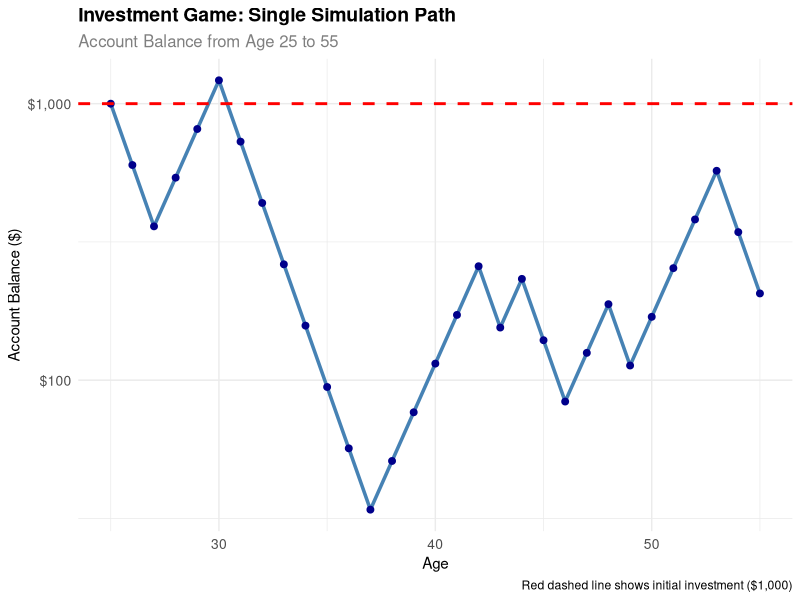

Reproduce this figure in R.
## ---- chunk 1
#| label: expected-value-analysis
#| fig-cap: Expected value calculation for the investment game
#| echo: true

# Load required libraries
suppressPackageStartupMessages(library(tidyverse))

# Game parameters
initial_balance <- 1000
heads_multiplier <- 1.5  # +50% gain
tails_multiplier <- 0.6  # -40% loss
probability_heads <- 0.5

# Calculate expected value after 1 coin flip
# E[W1] = P(Heads) * W0 * 1.5 + P(Tails) * W0 * 0.6
# E[W1] = 0.5 * 1000 * 1.5 + 0.5 * 1000 * 0.6
# E[W1] = 0.5 * 1500 + 0.5 * 600
# E[W1] = 750 + 300 = 1050

expected_value_after_one_flip <- probability_heads * initial_balance * heads_multiplier + 
                                 (1 - probability_heads) * initial_balance * tails_multiplier

# Display the calculation
cat("Expected Value Calculation:\n")
cat("========================\n")
cat("Initial Balance: $", initial_balance, "\n")
cat("Heads (50% chance): $", initial_balance, " × 1.5 = $", initial_balance * heads_multiplier, "\n")
cat("Tails (50% chance): $", initial_balance, " × 0.6 = $", initial_balance * tails_multiplier, "\n")
cat("\nExpected Value = 0.5 × $", initial_balance * heads_multiplier, " + 0.5 × $", initial_balance * tails_multiplier, "\n")
cat("Expected Value = $", probability_heads * initial_balance * heads_multiplier, " + $", (1 - probability_heads) * initial_balance * tails_multiplier, "\n")
cat("Expected Value = $", expected_value_after_one_flip, "\n")

# Verify with simulation
set.seed(123)
n_sims <- 10000

# Simulate 10,000 single coin flips
simulated_balances <- replicate(n_sims, {
  coin_flip <- rbinom(1, 1, probability_heads)
  if (coin_flip == 1) {
    initial_balance * heads_multiplier
  } else {
    initial_balance * tails_multiplier
  }
})

# Calculate mean of simulations
simulated_expected_value <- mean(simulated_balances)

cat("\nSimulation Verification:\n")
cat("=======================\n")
cat("Simulated Expected Value (10,000 trials): $", round(simulated_expected_value, 2), "\n")
cat("Theoretical Expected Value: $", expected_value_after_one_flip, "\n")
cat("Difference: $", round(abs(simulated_expected_value - expected_value_after_one_flip), 2), "\n")
## ---- chunk 2
#| label: expectation-analysis
#| fig-cap: Analysis of expected value vs initial investment
#| echo: true

# Analysis of the expected value
cat("Expectation vs. Reality Analysis:\n")
cat("================================\n")
cat("Initial Investment: $", initial_balance, "\n")
cat("Expected Value after 1 flip: $", expected_value_after_one_flip, "\n")
cat("Expected Gain/Loss: $", expected_value_after_one_flip - initial_balance, "\n")
cat("Expected Return: ", round((expected_value_after_one_flip - initial_balance) / initial_balance * 100, 1), "%\n")

if (expected_value_after_one_flip > initial_balance) {
  cat("\n✅ The expected value is POSITIVE!\n")
  cat("Based on this result, I expect my account to be worth MORE than $1,000.\n")
  cat("This suggests the game is favorable in the long run.\n")
} else {
  cat("\n❌ The expected value is NEGATIVE!\n")
  cat("Based on this result, I expect my account to be worth LESS than $1,000.\n")
  cat("This suggests the game is unfavorable in the long run.\n")
}

# However, let's think about this more carefully...
cat("\n🤔 But wait! Let's think about this more carefully...\n")
cat("The expected value calculation assumes we can play this game many times.\n")
cat("But in reality, we only get to play once per year until age 55.\n")
cat("This is a key insight about ergodicity economics!\n")
## ---- chunk 3
#| label: single-simulation
#| fig-cap: Single simulation of investment game showing account balance over time
#| echo: true

# Load required libraries
suppressPackageStartupMessages(library(tidyverse))
suppressPackageStartupMessages(library(ggplot2))

# Set seed for reproducibility
set.seed(456)

# Game parameters
initial_balance <- 1000
heads_multiplier <- 1.5  # +50% gain
tails_multiplier <- 0.6  # -40% loss
probability_heads <- 0.5
years_to_simulate <- 30  # Simulate from age 25 to 55

# Function to simulate one complete investment path
simulate_investment_path <- function(initial, years, heads_mult, tails_mult, prob_heads) {
  balance <- initial
  path <- numeric(years + 1)
  path[1] <- initial
  
  for (year in 1:years) {
    coin_flip <- rbinom(1, 1, prob_heads)
    if (coin_flip == 1) {
      balance <- balance * heads_mult  # Heads: multiply by 1.5
    } else {
      balance <- balance * tails_mult  # Tails: multiply by 0.6
    }
    path[year + 1] <- balance
  }
  
  return(path)
}

# Run single simulation
single_path <- simulate_investment_path(initial_balance, years_to_simulate, 
                                       heads_multiplier, tails_multiplier, probability_heads)

# Create data frame for plotting
simulation_data <- tibble(
  year = 0:years_to_simulate,
  age = 25 + year,  # Assuming starting at age 25
  balance = single_path,
  log_balance = log(balance)
)

# Display the simulation results
cat("Single Investment Simulation Results:\n")
cat("====================================\n")
cat("Starting Age: 25\n")
cat("Ending Age: 55\n")
cat("Initial Balance: $", initial_balance, "\n")
cat("Final Balance: $", round(single_path[length(single_path)], 2), "\n")
cat("Total Return: ", round((single_path[length(single_path)] / initial_balance - 1) * 100, 1), "%\n")
cat("Annualized Return: ", round((single_path[length(single_path)] / initial_balance)^(1/years_to_simulate) - 1, 3) * 100, "%\n")

# Show first few and last few years
cat("\nFirst 5 years:\n")
print(simulation_data[1:6, c("age", "balance")])

cat("\nLast 5 years:\n")
print(simulation_data[(nrow(simulation_data)-4):nrow(simulation_data), c("age", "balance")])

# Create the time series plot
p1 <- ggplot(simulation_data, aes(x = age, y = balance)) +
  geom_line(color = "steelblue", linewidth = 1.2) +
  geom_point(color = "darkblue", size = 2) +
  geom_hline(yintercept = initial_balance, color = "red", linetype = "dashed", linewidth = 1) +
  labs(
    title = "Investment Game: Single Simulation Path",
    subtitle = paste("Account Balance from Age 25 to 55"),
    x = "Age",
    y = "Account Balance ($)",
    caption = "Red dashed line shows initial investment ($1,000)"
  ) +
  scale_y_continuous(
    labels = scales::dollar_format(),
    trans = "log10",
    breaks = c(100, 1000, 10000, 100000)
  ) +
  theme_minimal() +
  theme(
    plot.title = element_text(size = 14, face = "bold"),
    plot.subtitle = element_text(size = 12, color = "gray50"),
    axis.text = element_text(size = 10),
    axis.title = element_text(size = 11)
  )

print(p1)

# Analysis of the results
cat("\n📊 Analysis of Single Simulation:\n")
cat("================================\n")

if (single_path[length(single_path)] > initial_balance) {
  cat("✅ This simulation was SUCCESSFUL!\n")
  cat("The account grew from $", initial_balance, " to $", round(single_path[length(single_path)], 2), "\n")
  cat("This represents a gain of $", round(single_path[length(single_path)] - initial_balance, 2), "\n")
} else {
  cat("❌ This simulation was UNSUCCESSFUL!\n")
  cat("The account shrank from $", initial_balance, " to $", round(single_path[length(single_path)], 2), "\n")
  cat("This represents a loss of $", round(initial_balance - single_path[length(single_path)], 2), "\n")
}

# Count wins vs losses by year
wins <- sum(single_path[-1] > single_path[-length(single_path)])
losses <- sum(single_path[-1] < single_path[-length(single_path)])

cat("\nYear-by-year breakdown:\n")
cat("Winning years: ", wins, "\n")
cat("Losing years: ", losses, "\n")
cat("Win rate: ", round(wins / (wins + losses) * 100, 1), "%\n")

# Key insights
cat("\n🤔 Key Insights:\n")
cat("===============\n")
cat("1. Despite a positive expected value (+5% per year), this single path shows the reality of randomness.\n")
cat("2. The multiplicative nature of the game means early losses are very hard to recover from.\n")
cat("3. This single simulation doesn't tell us the full story - we need to look at many simulations.\n")
cat("4. The log scale plot shows the exponential nature of the growth/decay process.\n")
